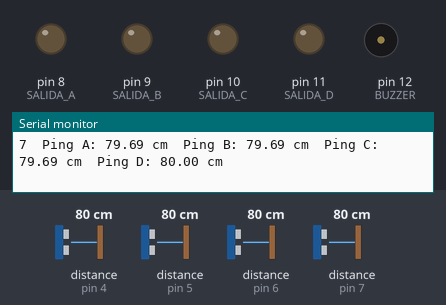
A sketch run on a simulated Arduino Uno, built with avr-gcc and run on an emulated ATmega328P. Parts: output pins drawn as LEDs (lit = HIGH), buzzer (waves = sounding), the last lines printed to the serial monitor. Wiring (inferred from the names in the program): 4 × ultrasonic range finder: trigger pin 2, echo pin 6 / trigger pin 3, echo pin 7 / trigger pin 18, echo pin 5 / trigger pin 19, echo pin 4. Inputs (shaded band) come from the test bench; at power-on: distance to the obstacle (sensors on pin 7, pin 4, pin 5, pin 6) 80 cm. The echo pulse lasts 58.3 µs per cm; random numbers use the default seed unless the sketch sets one; pins used as bus, display or sensor lines are not drawn.

Above: at 1.7 s.
1.8 s: distance to the obstacle (sensor on pin 7) set to 9 cm
4.8 s: distance to the obstacle (sensor on pin 7) set to 6 cm
At 6.02 s:
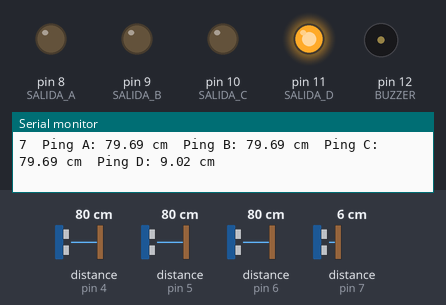
At 6.87 s:
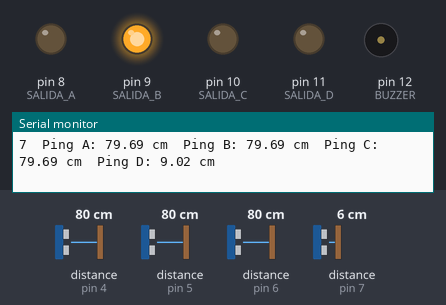
7.8 s: distance to the obstacle (sensor on pin 4) set to 2 cm
At 9.6 s:
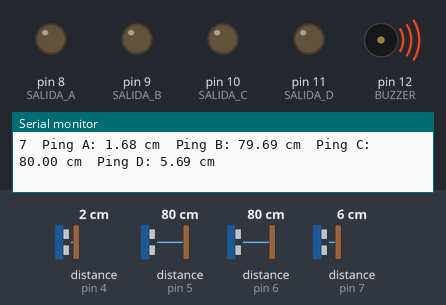
10.8 s: distance to the obstacle (sensor on pin 5) set to 2 cm
At 11.6 s:
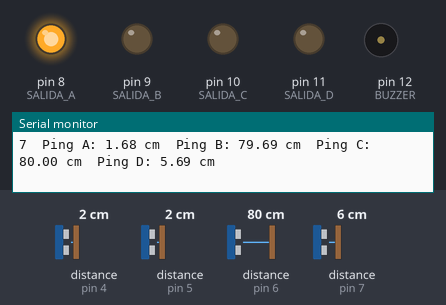
13.8 s: distance to the obstacle (sensor on pin 4) set to 6 cm
16.8 s: distance to the obstacle (sensor on pin 4) set to 9 cm
Timing chart, 0 to 20.8 s (numbered marks = the images above; inputs shaded):
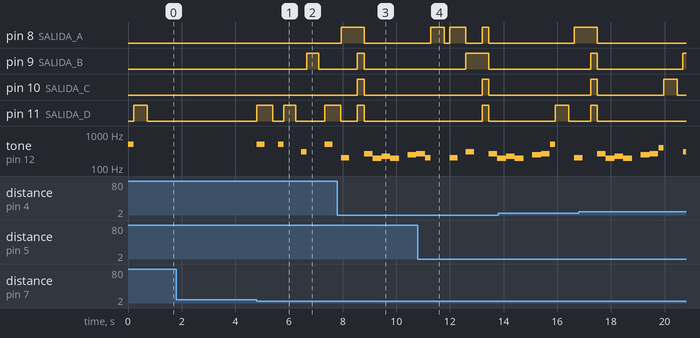

Measured:
- the behaviour switches between 8 and 7 cm on distance to the obstacle (sensor on pin 7) (found by bisection; images 0 and 1)
- after the input at 4.8 s, pin 9 (SALIDA_B): LOW → HIGH after 1.9 s, → LOW 0.45 s later; pin 11 (SALIDA_D): goes HIGH 0.60 s, LOW 0.40 s, HIGH 0.45 s, LOW 1.1 s, then HIGH, starting at once; tone on pin 12 (BUZZER): plays 500 Hz for 0.30 s, 500 Hz for 0.20 s, 300 Hz for 0.20 s, 500 Hz for 0.30 s, starting at once

The sketch:

simon_dice_Ultrasonico_Puro.ino
```cpp
#define TRIGGER_A 19
#define TRIGGER_B 18
#define TRIGGER_C 2
#define TRIGGER_D 3
#define ECHO_A    4
#define ECHO_B    5
#define ECHO_C    6
#define ECHO_D    7
#define SALIDA_A  8
#define SALIDA_B  9
#define SALIDA_C  10
#define SALIDA_D  11
#define BUZZER    12
//#define SERVO     13
#define DIST_MIN  7
#define NIVEL_MAX 100

int melodia[ ] = {262, 196, 196, 220, 196, 0, 247, 262};
int duracionNotas[ ] = {4, 8, 8, 4, 4, 4, 4, 4};
int nivelActual = 1;
int velocidad = 500;
int secuencia[NIVEL_MAX];
int secuenciaUsuario[NIVEL_MAX];
int tono_A = 200;
int tono_B = 300;
int tono_C = 400;
int tono_D = 500;
int delayTimeBuzzer;

void setup() {
  Serial.begin(9600);
  pinMode(TRIGGER_A, OUTPUT);
  pinMode(TRIGGER_B, OUTPUT);
  pinMode(TRIGGER_C, OUTPUT);
  pinMode(TRIGGER_D, OUTPUT);
  pinMode(ECHO_A, INPUT);
  pinMode(ECHO_B, INPUT);
  pinMode(ECHO_C, INPUT);
  pinMode(ECHO_D, INPUT);
  pinMode(SALIDA_A, OUTPUT);
  pinMode(SALIDA_B, OUTPUT);
  pinMode(SALIDA_C, OUTPUT);
  pinMode(SALIDA_D, OUTPUT);
  digitalWrite(SALIDA_A, LOW);
  digitalWrite(SALIDA_B, LOW);
  digitalWrite(SALIDA_C, LOW);
  digitalWrite(SALIDA_D, LOW);
}

void loop() {
  if(nivelActual == 1) generaSecuencia();
  muestraSecuencia();
  leeSecuencia();
}

void generaSecuencia(){
  randomSeed(millis());
  for(int i = 0; i < NIVEL_MAX; i++) secuencia[i] = random(8,12);
}

void muestraSecuencia(){
  digitalWrite(SALIDA_A, LOW);
  digitalWrite(SALIDA_B, LOW);
  digitalWrite(SALIDA_C, LOW);
  digitalWrite(SALIDA_D, LOW);
  delayTimeBuzzer = 200;
  for(int i = 0; i < nivelActual; i++){
    if(secuencia[i] == SALIDA_A) sonarBuzzer(tono_A, delayTimeBuzzer);
    if(secuencia[i] == SALIDA_B) sonarBuzzer(tono_B, delayTimeBuzzer);
    if(secuencia[i] == SALIDA_C) sonarBuzzer(tono_C, delayTimeBuzzer);
    if(secuencia[i] == SALIDA_D) sonarBuzzer(tono_D, delayTimeBuzzer);
    digitalWrite(secuencia[i], HIGH);
    delay(velocidad);
    digitalWrite(secuencia[i], LOW);
    delay(200);
  }
}

void leeSecuencia(){
  int flag = 0;
  delayTimeBuzzer = 300;
  for(int i = 0; i < nivelActual; i++){
    flag = 0;
    while(flag == 0){
      printDist();
      if(distancia(TRIGGER_A, ECHO_A) <= DIST_MIN){
        if(leer(i, SALIDA_A, tono_A, delayTimeBuzzer)) return;
        flag = 1;
      }
      if(distancia(TRIGGER_B, ECHO_B) <= DIST_MIN){
        if(leer(i, SALIDA_B, tono_B, delayTimeBuzzer)) return;
        flag = 1;
      }
      if(distancia(TRIGGER_C, ECHO_C) <= DIST_MIN){
        if(leer(i, SALIDA_C, tono_C, delayTimeBuzzer)) return;
        flag = 1;
      }
      if(distancia(TRIGGER_D, ECHO_D) <= DIST_MIN){
        if(leer(i, SALIDA_D, tono_D, delayTimeBuzzer)) return;
        flag = 1;
      }
    }
  }
  secuenciaCorrecta();
}

float distancia(int trigger, int echo) {
  digitalWrite(trigger,LOW);
  delayMicroseconds(2);
  digitalWrite(trigger, HIGH);
  delayMicroseconds(10);
  digitalWrite(trigger, LOW);
  return (pulseIn(echo,HIGH) / 2) / 29.15;
}

boolean leer(int i, int salida, int tono, int delayTimeBuzzer) {
  digitalWrite(salida, HIGH);
  sonarBuzzer(tono, delayTimeBuzzer);
  secuenciaUsuario[i] = salida;
  delay(300);
  if(secuenciaUsuario[i] != secuencia[i]){
    secuenciaError();
    return true;
  }
  digitalWrite(salida, LOW);
  return false;
}

void sonarBuzzer(int tono, int delayTimeBuzzer) {
  tone(BUZZER, tono);
  delay(delayTimeBuzzer);
  noTone(BUZZER);
}

void secuenciaError(){
  digitalWrite(SALIDA_A, HIGH);
  digitalWrite(SALIDA_B, HIGH);
  digitalWrite(SALIDA_C, HIGH);
  digitalWrite(SALIDA_D, HIGH);
  delay(250);
  digitalWrite(SALIDA_A, LOW);
  digitalWrite(SALIDA_B, LOW);
  digitalWrite(SALIDA_C, LOW);
  digitalWrite(SALIDA_D, LOW);
  melodiaError();
  nivelActual = 1;
  velocidad = 500;
}

void melodiaError(){
  for(int i = 0; i < 8; i++){
    int duracionNota = 1000/duracionNotas[i];
    tone(BUZZER, melodia[i],duracionNotas);
    int pausaEntreNotas = duracionNota * 1.30;
    delay(pausaEntreNotas);
    noTone(BUZZER);
  }
}

void secuenciaCorrecta(){
  if(nivelActual < NIVEL_MAX) nivelActual++;
  if(velocidad >= 100) velocidad -= 50;
  delay(200);
}

void printDist(){
  Serial.print(DIST_MIN);
  Serial.print("\tPing A: ");
  Serial.print(distancia(TRIGGER_A, ECHO_A));
  Serial.print(" cm");
  Serial.print("\tPing B: ");
  Serial.print(distancia(TRIGGER_B, ECHO_B));
  Serial.print(" cm");
  Serial.print("\tPing C: ");
  Serial.print(distancia(TRIGGER_C, ECHO_C));
  Serial.print(" cm");
  Serial.print("\tPing D: ");
  Serial.print(distancia(TRIGGER_D, ECHO_D));
  Serial.println(" cm");
}
```
